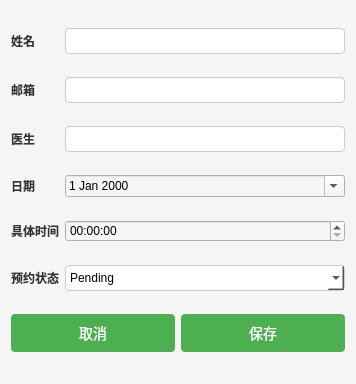
<?xml version="1.0" encoding="UTF-8"?>
<ui version="4.0">
 <class>ReserveEditView</class>
 <widget class="QWidget" name="ReserveEditView">
  <property name="geometry">
   <rect>
    <x>0</x>
    <y>0</y>
    <width>356</width>
    <height>384</height>
   </rect>
  </property>
  <property name="windowTitle">
   <string>Patient Appointment</string>
  </property>
  <property name="styleSheet">
   <string notr="true">
    /* 设置背景颜色和字体样式 */
    QWidget {
        background-color: #f5f5f5;
        font-family: Arial, sans-serif;
        font-size: 12px;
    }

    /* 设置 QLabel 的样式 */
    QLabel {
        color: #333333;
        font-weight: bold;
    }

    /* 设置 QLineEdit 的样式 */
    QLineEdit {
        border: 1px solid #cccccc;
        border-radius: 4px;
        padding: 4px;
        background: #ffffff;
    }

    /* 设置 QComboBox 的样式 */
    QComboBox {
        border: 1px solid #cccccc;
        border-radius: 4px;
        padding: 4px;
        background: #ffffff;
    }

    /* 设置 QSpinBox 的样式 */
    QSpinBox {
        border: 1px solid #cccccc;
        border-radius: 4px;
        padding: 4px;
        background: #ffffff;
    }

    /* 设置 QPushButton 的样式 */
    QPushButton {
        background-color: #4CAF50;
        color: white;
        border: none;
        border-radius: 4px;
        padding: 8px 16px;
        font-size: 14px;
    }

    QPushButton:hover {
        background-color: #45a049;
    }

    QPushButton#button_cancel {
        background-color: #f44336;
    }

    QPushButton#button_cancel:hover {
        background-color: #d32f2f;
    }
   </string>
  </property>
  <layout class="QGridLayout" name="gridLayout">
   <item row="0" column="0">
    <widget class="QLabel" name="label_name">
     <property name="text">
      <string>姓名</string>
     </property>
    </widget>
   </item>
   <item row="0" column="1">
    <widget class="QLineEdit" name="dbEditName"/>
   </item>
   <item row="1" column="0">
    <widget class="QLabel" name="label_email">
     <property name="text">
      <string>邮箱</string>
     </property>
    </widget>
   </item>
   <item row="1" column="1">
    <widget class="QLineEdit" name="dbEditEmail"/>
   </item>
   <item row="2" column="0">
    <widget class="QLabel" name="label_doctor">
     <property name="text">
      <string>医生</string>
     </property>
    </widget>
   </item>
   <item row="3" column="0">
    <widget class="QLabel" name="label_date">
     <property name="text">
      <string>日期</string>
     </property>
    </widget>
   </item>
   <item row="3" column="1">
    <widget class="QDateEdit" name="dbEditDate">
     <property name="calendarPopup">
      <bool>true</bool>
     </property>
    </widget>
   </item>
   <item row="4" column="0">
    <widget class="QLabel" name="label_time">
     <property name="text">
      <string>具体时间</string>
     </property>
    </widget>
   </item>
   <item row="4" column="1">
    <widget class="QTimeEdit" name="dbEditTime"/>
   </item>
   <item row="5" column="0">
    <widget class="QLabel" name="label_time_2">
     <property name="text">
      <string>预约状态</string>
     </property>
    </widget>
   </item>
   <item row="5" column="1">
    <widget class="QComboBox" name="dbComboStatus">
     <item>
      <property name="text">
       <string>Pending</string>
      </property>
     </item>
     <item>
      <property name="text">
       <string>Confirmed</string>
      </property>
     </item>
     <item>
      <property name="text">
       <string>Cancel</string>
      </property>
     </item>
    </widget>
   </item>
   <item row="6" column="0" colspan="2">
    <layout class="QHBoxLayout" name="horizontalLayout">
     <item>
      <widget class="QPushButton" name="btCancel">
       <property name="text">
        <string>取消</string>
       </property>
      </widget>
     </item>
     <item>
      <widget class="QPushButton" name="btSave">
       <property name="text">
        <string>保存</string>
       </property>
      </widget>
     </item>
    </layout>
   </item>
   <item row="2" column="1">
    <widget class="QLineEdit" name="dbEditDoctor"/>
   </item>
  </layout>
 </widget>
 <resources/>
 <connections/>
</ui>
